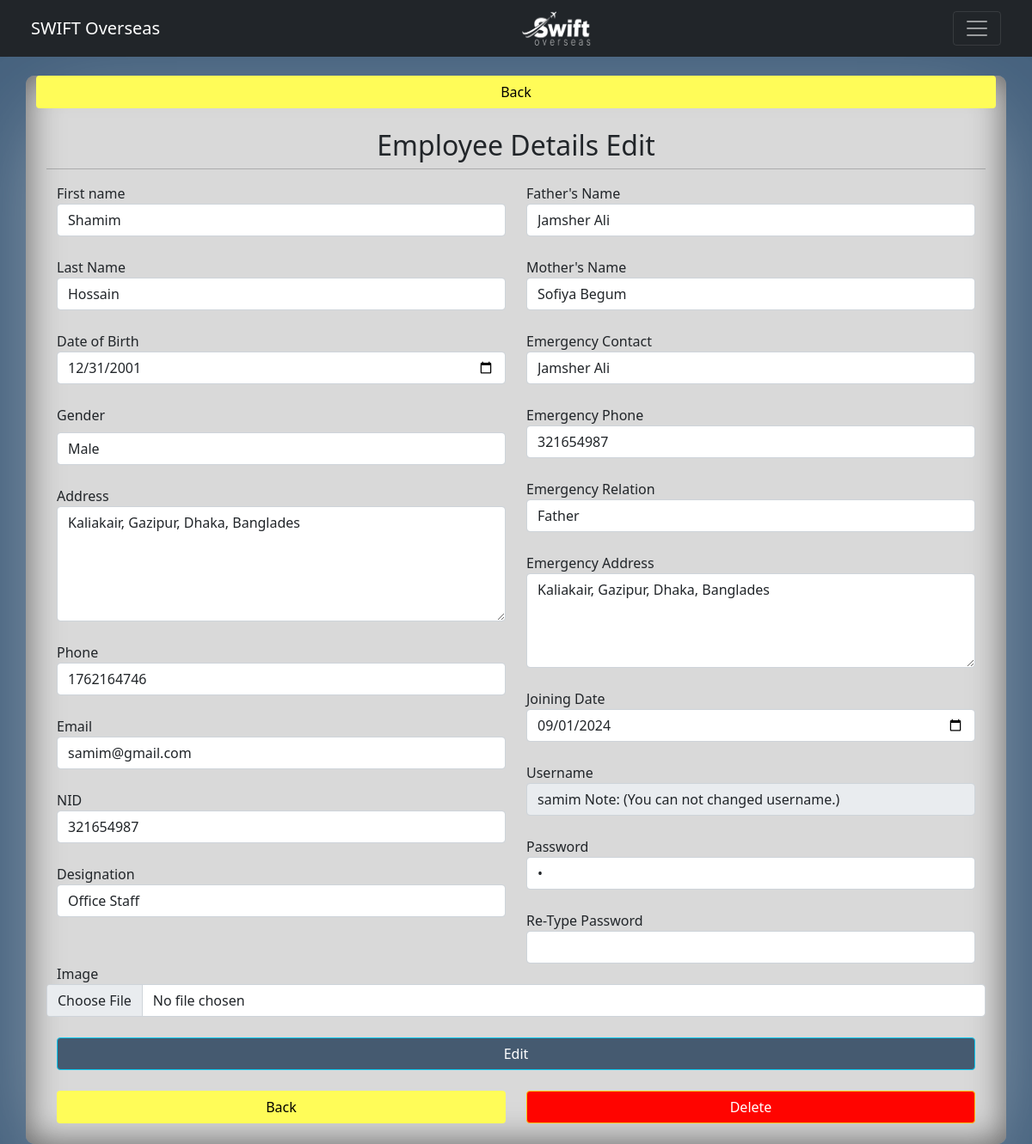
/createUserEdit.php?userid=8, run on the app's committed database.
### tables this page shows
CREATE TABLE `tb_employee_details` (
  `id` int(11) NOT NULL,
  `firstName` varchar(255) DEFAULT NULL,
  `lastName` varchar(255) DEFAULT NULL,
  `dob` date DEFAULT NULL,
  `genderid` int(11) DEFAULT NULL,
  `address` varchar(255) DEFAULT NULL,
  `phone` int(11) DEFAULT NULL,
  `fatherName` varchar(255) DEFAULT NULL,
  `motherName` varchar(255) DEFAULT NULL,
  `email` varchar(255) DEFAULT NULL,
  `nid` int(11) DEFAULT NULL,
  `emgName` varchar(255) DEFAULT NULL,
  `emgPhone` int(11) DEFAULT NULL,
  `emgRelation` varchar(255) DEFAULT NULL,
  `emgAddress` varchar(255) DEFAULT NULL,
  `joinDate` date DEFAULT NULL,
  `username` varchar(255) DEFAULT NULL,
  `password` varchar(255) DEFAULT NULL,
  `status` int(11) DEFAULT NULL,
  `account` int(11) DEFAULT NULL,
  `remark` varchar(255) DEFAULT NULL,
  `image` varchar(255) DEFAULT NULL,
  `designation` varchar(255) DEFAULT NULL
);

### createUserEdit.php (the view, shortened to what this page needs)
<?php
include 'controller/dbconfig.php';
$uid = $_GET['userid'];
?>
<!DOCTYPE html>
<html lang="en">
<head>
    <link href="https://cdn.jsdelivr.net/npm/bootstrap@5.0.2/dist/css/bootstrap.min.css" rel="stylesheet">
    <link rel="stylesheet" href="css/createAccountEdit.css">
</head>
<body>
<?php
    include 'dashboardmenu.php';
?>
<section id="top-section"> </section><br>
<section id="staff-edit-section" class="edit-staff">
    <div class="container inner-shadow"><a href="createAccount.php" class="btn2 btn">Back</a>
        <div class="p-4 ">
            <div class="col-md-12">
            <?php
            $sqlData = "SELECT * FROM `tb_employee_details` WHERE id = '$uid'";
            $sqlResult = mysqli_query($conn, $sqlData);
            while($row = mysqli_fetch_array($sqlResult))
            { ?>
            <form action="" method="POST" enctype="multipart/form-data">
                <div class="row">
                    <h2 class="text-center">Employee Details Edit</h2>
                    <hr>
                    <div class="col-md-6">
                        <label for="cn">First name</label>
                        <input type="text" name="txtFirstName" class="form-control" id="cn" value="<?php echo $row['firstName']; ?>" ><br>
                        <label for="lastName">Last Name</label>
                        <input type="text" name="txtLastName" class="form-control" id="lastName" value="<?php echo $row['lastName']; ?>" ><br>
                        <label for="dob">Date of Birth</label>
                        <input type="date" name="dob" class="form-control" id="dob" value="<?php echo $row['dob']; ?>"><br>
                        <label for="gender">Gender</label>
                        <select name="cbxGender" class="form-control mt-2" id="Gender">
                            <?php
                                if($row['genderid'] == 1)
                                {?>
                                    <option selected value="1">Male</option>
                                <?php }
                                elseif($row['genderid'] == 2)
                                {?>
                                    <option  value="1">Male</option>
                                    <option selected value="2">Female</option>
                                    <option value="3">Other's</option>
                                <?php }
                                else
                                {?>
                                    <option  value="1">Male</option>
                                    <option value="2">Female</option>
                                    <option selected value="3">Other's</option>
                               <?php }
                            ?>
                        </select>
                        <br>
                        <label for="Address">Address</label>
                        <textarea type="text" name="txtaddress" class="form-control" id="Address" rows="5"><?php echo $row['address']; ?></textarea><br>
                        <label for="Phone">Phone</label>
                        <input type="number" name="txtphone" class="form-control" id="Phone" value="<?php echo $row['phone']; ?>" ><br>
                        <label for="email">Email</label>
                        <input type="text" name="txtemail" class="form-control" id="email" value="<?php echo $row['email']; ?>" ><br>
                        <label for="NID">NID</label>
                        <input type="number" name="txtnid" class="form-control" id="NID" value="<?php echo $row['nid']; ?>" ><br>
                        <label for="designation">Designation</label>
                        <input type="text" name="txtDesignation" class="form-control" id="designation" value="<?php echo $row['designation']; ?>" ><br>
                    </div>
                    <div class="col-md-6">
                        <label for="Father">Father's Name</label>
                        <input type="text" name="txtfather" class="form-control" id="Father" value="<?php echo $row['fatherName']; ?>"><br>
                        <label for="Mother">Mother's Name</label>
                        <input type="text" name="txtmother" class="form-control" id="Mother" value="<?php echo $row['motherName']; ?>" ><br>
                        <label for="emgName">Emergency Contact</label>
                        <input type="text" name="txtemgName" class="form-control" id="emgName" value="<?php echo $row['emgName']; ?>" ><br>
                        <label for="emgPhone">Emergency Phone</label>
                        <input type="number" name="txtemgPhone" class="form-control" id="emgPhone" value="<?php echo $row['emgPhone']; ?>" ><br>
                        <label for="emgRelation">Emergency Relation</label>
                        <input type="text" name="txtemgRelation" class="form-control" id="emgRelation" value="<?php echo $row['emgRelation']; ?>" ><br>
                        <label for="emgAddress">Emergency Address</label>
                        <textarea type="text" name="txtemgAddress" class="form-control" id="emgAddress" rows="4"><?php echo $row['emgAddress']; ?></textarea>
                        <br>
                        <label for="joinDate">Joining Date</label>
                        <input type="date" name="dtpJoinDate" class="form-control" id="joinDate" value="<?php echo $row['joinDate']; ?>" ><br>
                        <label for="username">Username</label>
                        <input type="text" name="txtUsername" disabled class="form-control" id="cc" value="<?php echo $row['username']." Note: (You can not changed username.)"; ?>" ><br>
                        <label for="password">Password</label>
                        <input type="password" name="txtpassword" class="form-control" id="password" value="<?php echo $row['password']; ?>" ><br>
                        <label for="password">Re-Type Password</label>
                        <input type="password" name="txtRetyypePassword" class="form-control" id="password" >
                    </div><br>
                        <label for="image">Image</label>
                        <input type="file" name="my_img" class="form-control" id="image" value="<?php echo $row['image']; ?>" >
                </div>
                <br>
                <button type="submit" name="btnEditStaff" class="btn btn-info">Edit</button>
            </form>
            <?php } ?><br>
            <div class="row">
                <div class="col-md-6"><a href="createAccount.php" class="btn2 btn">Back</a></div>
                <div class="col-md-6"><a href="createAccount.php" class="btn btn-warning">Delete</a></div>
            </div>
            </div>
        </div>
    </div>
</section>
</body>
</html>

### css/createAccountEdit.css (style rules this page uses)
* { margin: 0; padding: 0; }
body { background: #46627e; }
#top-section { width: 100%; height: 4rem; }
.container { background: #d9d9d9; }
.btn { background: #455a70; color: #ffffff; width: 100%; }
.btn2 { background: #fffc58; color: #000000; width: 100%; }
.btn-warning { background: #ff0400; color: #ffffff; width: 100%; }
.inner-shadow { width: 100%; height: 100%; border-radius: 10px; box-shadow: inset rgba(0, 0, 0, 0.575) 0px 0px 40px 0px, rgba(255, 255, 255, 0.486) 0px 30px 100px -24px; }

### data on the page
tb_employee_details: txtFirstName "Shamim", txtLastName "Hossain", dob "12/31/2001", cbxGender "Male", txtaddress "Kaliakair, Gazipur, Dhaka, Banglades", txtphone "1762164746", txtemail "samim@gmail.com", txtnid "321654987", txtDesignation "Office Staff", txtfather "Jamsher Ali", txtmother "Sofiya Begum", txtemgName "Jamsher Ali", txtemgPhone "321654987", txtemgRelation "Father", txtemgAddress "Kaliakair, Gazipur, Dhaka, Banglades", dtpJoinDate "09/01/2024", txtUsername "samim Note: (You can not changed username.)"
